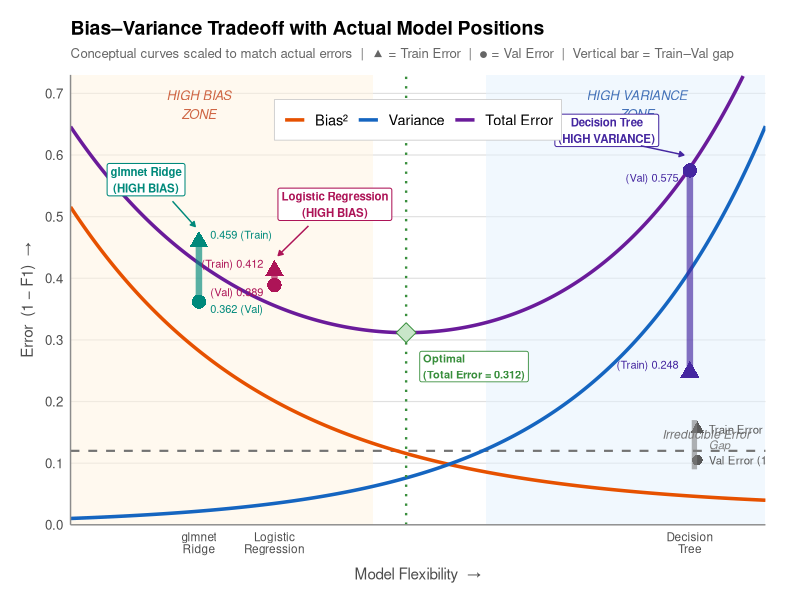

The R script that drew this image:
# =============================================================================
# Phase 4d: Bias–Variance Tradeoff — Actual Model Positions
# Project: Predicting Employee Attrition Using AI
# Uses actual Train F1 / Val F1 from 04b to position each model on the curve
# Output:  outputs/plots/16_bias_variance_actual_models.png
# =============================================================================

library(ggplot2)

# ── Actual model metrics (from 04b_bias_variance.R) ─────────────────────────
# Error = 1 − F1  (lower is better)
models <- data.frame(
  name      = c("glmnet Ridge",       "Logistic Regression", "Decision Tree"),
  x_pos     = c(2.0,                   3.0,                   8.5),
  train_err = c(1 - 0.541,             1 - 0.588,             1 - 0.752),
  val_err   = c(1 - 0.638,             1 - 0.611,             1 - 0.425),
  diag      = c("HIGH BIAS",           "HIGH BIAS",           "HIGH VARIANCE"),
  col       = c("#00897B",             "#AD1457",             "#4527A0"),
  stringsAsFactors = FALSE
)
# train_err: 0.459, 0.412, 0.248
# val_err  : 0.362, 0.389, 0.575

# ── Conceptual curves (scaled to match actual error range) ───────────────────
# Parameters tuned so total-error curve passes near each model's val error:
#   glmnet x=2.0 → curve ≈ 0.42  (actual val 0.362 — slightly below; glmnet is well-regularised)
#   LR     x=3.0 → curve ≈ 0.36  (actual val 0.389 — close)
#   DT     x=8.5 → curve ≈ 0.58  (actual val 0.575 — excellent match)
x_seq      <- seq(0.3, 9.5, length.out = 500)
irr        <- 0.12                                   # irreducible error floor
bias2_y    <- 0.55 * exp(-0.38 * x_seq) + 0.025     # high left → zero right
variance_y <- 0.009 * exp(0.45 * x_seq)             # zero left → high right
total_y    <- bias2_y + variance_y + irr

# Optimal = minimum of total error
opt_idx <- which.min(total_y)
opt_x   <- x_seq[opt_idx]
opt_y   <- total_y[opt_idx]

curves_df <- rbind(
  data.frame(x = x_seq, y = bias2_y,    curve = "Bias\u00B2"),
  data.frame(x = x_seq, y = variance_y, curve = "Variance"),
  data.frame(x = x_seq, y = total_y,    curve = "Total Error")
)
curves_df$curve <- factor(curves_df$curve,
                          levels = c("Bias\u00B2", "Variance", "Total Error"))

# ── Model label anchor positions (staggered to avoid overlap) ───────────────
lbl <- data.frame(
  x     = c(1.30, 3.80, 7.40),
  y     = c(0.56, 0.52, 0.64),
  label = paste0(models$name, "\n(", models$diag, ")"),
  col   = models$col
)
# Arrow tip = just above the higher of train/val error for that model
tip_y <- pmax(models$train_err, models$val_err) + 0.025

y_max <- 0.73

# ── Build plot ───────────────────────────────────────────────────────────────
p <- ggplot() +

  # Zone background shading
  annotate("rect",
           xmin = 0.3, xmax = 4.3, ymin = 0, ymax = y_max,
           fill = "#FFF3E0", alpha = 0.50) +
  annotate("rect",
           xmin = 5.8, xmax = 9.5, ymin = 0, ymax = y_max,
           fill = "#E3F2FD", alpha = 0.50) +
  annotate("text",
           x = 2.0, y = y_max - 0.025,
           label = "HIGH BIAS\nZONE", color = "#BF360C",
           size = 3.3, fontface = "italic", alpha = 0.75, vjust = 1) +
  annotate("text",
           x = 7.8, y = y_max - 0.025,
           label = "HIGH VARIANCE\nZONE", color = "#0D47A1",
           size = 3.3, fontface = "italic", alpha = 0.75, vjust = 1) +

  # Irreducible error
  geom_hline(yintercept = irr, linetype = "dashed",
             color = "grey45", linewidth = 0.75) +
  annotate("text",
           x = 9.3, y = irr + 0.027,
           label = "Irreducible Error", color = "grey45",
           size = 3.1, fontface = "italic", hjust = 1) +

  # Conceptual curves
  geom_line(data = curves_df,
            aes(x = x, y = y, color = curve), linewidth = 1.2) +

  # Optimal vertical guideline + marker
  geom_vline(xintercept = opt_x, linetype = "dotted",
             color = "#388E3C", linewidth = 0.8) +
  annotate("point",
           x = opt_x, y = opt_y,
           shape = 23, size = 5, color = "#388E3C", fill = "#C8E6C9") +
  annotate("label",
           x = opt_x + 0.18, y = opt_y - 0.055,
           label = sprintf("Optimal\n(Total Error = %.3f)", opt_y),
           color = "#388E3C", fill = "white", size = 2.8,
           label.size = 0.3, fontface = "bold", hjust = 0) +

  # ── Per-model layers (loop to avoid color-scale conflicts) ─────────────────
  # glmnet Ridge
  annotate("segment",
           x = models$x_pos[1], xend = models$x_pos[1],
           y = pmin(models$train_err[1], models$val_err[1]),
           yend = pmax(models$train_err[1], models$val_err[1]),
           color = models$col[1], linewidth = 2.2, alpha = 0.65) +
  annotate("point",
           x = models$x_pos[1], y = models$train_err[1],
           shape = 17, size = 4.5, color = models$col[1]) +
  annotate("point",
           x = models$x_pos[1], y = models$val_err[1],
           shape = 16, size = 4.5, color = models$col[1]) +
  annotate("text",
           x = models$x_pos[1] + 0.15, y = models$train_err[1],
           label = sprintf("%.3f (Train)", models$train_err[1]),
           color = models$col[1], size = 2.8, hjust = 0, vjust = -0.4) +
  annotate("text",
           x = models$x_pos[1] + 0.15, y = models$val_err[1],
           label = sprintf("%.3f (Val)", models$val_err[1]),
           color = models$col[1], size = 2.8, hjust = 0, vjust = 1.4) +

  # Logistic Regression
  annotate("segment",
           x = models$x_pos[2], xend = models$x_pos[2],
           y = pmin(models$train_err[2], models$val_err[2]),
           yend = pmax(models$train_err[2], models$val_err[2]),
           color = models$col[2], linewidth = 2.2, alpha = 0.65) +
  annotate("point",
           x = models$x_pos[2], y = models$train_err[2],
           shape = 17, size = 4.5, color = models$col[2]) +
  annotate("point",
           x = models$x_pos[2], y = models$val_err[2],
           shape = 16, size = 4.5, color = models$col[2]) +
  annotate("text",
           x = models$x_pos[2] - 0.15, y = models$train_err[2],
           label = sprintf("(Train) %.3f", models$train_err[2]),
           color = models$col[2], size = 2.8, hjust = 1, vjust = -0.4) +
  annotate("text",
           x = models$x_pos[2] - 0.15, y = models$val_err[2],
           label = sprintf("(Val) %.3f", models$val_err[2]),
           color = models$col[2], size = 2.8, hjust = 1, vjust = 1.4) +

  # Decision Tree
  annotate("segment",
           x = models$x_pos[3], xend = models$x_pos[3],
           y = pmin(models$train_err[3], models$val_err[3]),
           yend = pmax(models$train_err[3], models$val_err[3]),
           color = models$col[3], linewidth = 2.2, alpha = 0.65) +
  annotate("point",
           x = models$x_pos[3], y = models$train_err[3],
           shape = 17, size = 4.5, color = models$col[3]) +
  annotate("point",
           x = models$x_pos[3], y = models$val_err[3],
           shape = 16, size = 4.5, color = models$col[3]) +
  annotate("text",
           x = models$x_pos[3] - 0.15, y = models$train_err[3],
           label = sprintf("(Train) %.3f", models$train_err[3]),
           color = models$col[3], size = 2.8, hjust = 1, vjust = -0.4) +
  annotate("text",
           x = models$x_pos[3] - 0.15, y = models$val_err[3],
           label = sprintf("(Val) %.3f", models$val_err[3]),
           color = models$col[3], size = 2.8, hjust = 1, vjust = 1.4) +

  # ── Model name labels with arrows ──────────────────────────────────────────
  # glmnet Ridge — label left of its position
  annotate("label",
           x = lbl$x[1], y = lbl$y[1],
           label = lbl$label[1], color = lbl$col[1],
           fill = "white", size = 2.9, fontface = "bold",
           label.size = 0.35, hjust = 0.5) +
  annotate("segment",
           x = lbl$x[1] + 0.35, xend = models$x_pos[1] - 0.05,
           y = lbl$y[1] - 0.035, yend = tip_y[1],
           color = lbl$col[1], linewidth = 0.5,
           arrow = arrow(length = unit(0.13, "cm"), type = "closed")) +

  # Logistic Regression — label right of its position
  annotate("label",
           x = lbl$x[2], y = lbl$y[2],
           label = lbl$label[2], color = lbl$col[2],
           fill = "white", size = 2.9, fontface = "bold",
           label.size = 0.35, hjust = 0.5) +
  annotate("segment",
           x = lbl$x[2] - 0.35, xend = models$x_pos[2] + 0.05,
           y = lbl$y[2] - 0.035, yend = tip_y[2],
           color = lbl$col[2], linewidth = 0.5,
           arrow = arrow(length = unit(0.13, "cm"), type = "closed")) +

  # Decision Tree — label left of its position
  annotate("label",
           x = lbl$x[3], y = lbl$y[3],
           label = lbl$label[3], color = lbl$col[3],
           fill = "white", size = 2.9, fontface = "bold",
           label.size = 0.35, hjust = 0.5) +
  annotate("segment",
           x = lbl$x[3] + 0.45, xend = models$x_pos[3] - 0.08,
           y = lbl$y[3] - 0.025, yend = tip_y[3],
           color = lbl$col[3], linewidth = 0.5,
           arrow = arrow(length = unit(0.13, "cm"), type = "closed")) +

  # ── Legend for point shapes (bottom-right corner) ──────────────────────────
  annotate("point", x = 8.60, y = 0.155, shape = 17, size = 3.2, color = "grey35") +
  annotate("text",  x = 8.75, y = 0.155, label = "Train Error (1\u2212F1)",
           size = 2.9, hjust = 0, color = "grey35") +
  annotate("point", x = 8.60, y = 0.105, shape = 16, size = 3.2, color = "grey35") +
  annotate("text",  x = 8.75, y = 0.105, label = "Val Error (1\u2212F1)",
           size = 2.9, hjust = 0, color = "grey35") +
  annotate("segment",
           x = 8.56, xend = 8.56, y = 0.09, yend = 0.17,
           color = "grey50", linewidth = 1.8, alpha = 0.6) +
  annotate("text",  x = 8.75, y = 0.130, label = "Gap",
           size = 2.9, hjust = 0, color = "grey50", fontface = "italic") +

  # ── Scales and theme ───────────────────────────────────────────────────────
  scale_color_manual(
    values = c("Bias\u00B2"  = "#E65100",
               "Variance"    = "#1565C0",
               "Total Error" = "#6A1B9A"),
    name = NULL
  ) +
  scale_x_continuous(
    name   = "Model Flexibility  \u2192",
    limits = c(0.3, 9.5),
    breaks = models$x_pos,
    labels = c("glmnet\nRidge", "Logistic\nRegression", "Decision\nTree"),
    expand = expansion(0)
  ) +
  scale_y_continuous(
    name   = "Error  (1 \u2212 F1)  \u2192",
    limits = c(0, y_max),
    breaks = seq(0, 0.7, 0.1),
    labels = sprintf("%.1f", seq(0, 0.7, 0.1)),
    expand = expansion(0)
  ) +

  labs(
    title    = "Bias\u2013Variance Tradeoff with Actual Model Positions",
    subtitle = paste0(
      "Conceptual curves scaled to match actual errors  |  ",
      "\u25B2 = Train Error  |  \u25CF = Val Error  |  ",
      "Vertical bar = Train\u2013Val gap"
    )
  ) +

  theme_minimal(base_size = 12) +
  theme(
    plot.title         = element_text(face = "bold", size = 14),
    plot.subtitle      = element_text(color = "grey40", size = 9.5,
                                      margin = margin(b = 10)),
    legend.position    = c(0.50, 0.90),
    legend.direction   = "horizontal",
    legend.background  = element_rect(fill = "white", color = "grey80",
                                      linewidth = 0.3),
    legend.text        = element_text(size = 10.5),
    panel.grid.minor   = element_blank(),
    panel.grid.major.x = element_blank(),
    panel.grid.major.y = element_line(color = "grey88", linewidth = 0.4),
    axis.title.x       = element_text(size = 11, color = "grey30",
                                      margin = margin(t = 8)),
    axis.title.y       = element_text(size = 11, color = "grey30",
                                      margin = margin(r = 6)),
    axis.text.x        = element_text(size = 8.5, color = "grey30",
                                      lineheight = 0.85),
    axis.line          = element_line(color = "grey55", linewidth = 0.5),
    plot.margin        = margin(15, 25, 12, 15)
  )

# ── Save ──────────────────────────────────────────────────────────────────────
dir.create("../outputs/plots", recursive = TRUE, showWarnings = FALSE)
out <- "../outputs/plots/16_bias_variance_actual_models.png"
ggsave(out, p, width = 12, height = 7.5, dpi = 150)
cat(sprintf("Saved: outputs/plots/16_bias_variance_actual_models.png\n"))
